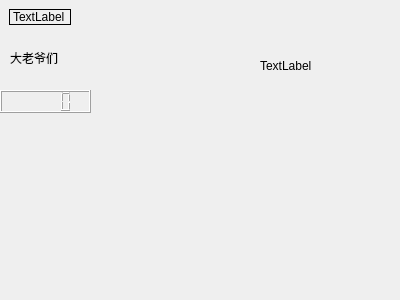
<?xml version="1.0" encoding="UTF-8"?>
<ui version="4.0">
 <class>Widget</class>
 <widget class="QWidget" name="Widget">
  <property name="geometry">
   <rect>
    <x>0</x>
    <y>0</y>
    <width>400</width>
    <height>300</height>
   </rect>
  </property>
  <property name="windowTitle">
   <string>Widget</string>
  </property>
  <widget class="MyLabel" name="label">
   <property name="geometry">
    <rect>
     <x>9</x>
     <y>9</y>
     <width>62</width>
     <height>16</height>
    </rect>
   </property>
   <property name="frameShape">
    <enum>QFrame::Box</enum>
   </property>
   <property name="text">
    <string>TextLabel</string>
   </property>
  </widget>
  <widget class="QLabel" name="label_2">
   <property name="geometry">
    <rect>
     <x>10</x>
     <y>50</y>
     <width>48</width>
     <height>16</height>
    </rect>
   </property>
   <property name="text">
    <string>大老爷们</string>
   </property>
  </widget>
  <widget class="QLCDNumber" name="lcdNumber">
   <property name="geometry">
    <rect>
     <x>0</x>
     <y>90</y>
     <width>91</width>
     <height>23</height>
    </rect>
   </property>
  </widget>
  <widget class="QWidget" name="widget" native="true">
   <property name="geometry">
    <rect>
     <x>200</x>
     <y>20</y>
     <width>181</width>
     <height>91</height>
    </rect>
   </property>
   <widget class="QLabel" name="label_3">
    <property name="geometry">
     <rect>
      <x>60</x>
      <y>40</y>
      <width>54</width>
      <height>12</height>
     </rect>
    </property>
    <property name="text">
     <string>TextLabel</string>
    </property>
   </widget>
  </widget>
 </widget>
 <layoutdefault spacing="6" margin="11"/>
 <customwidgets>
  <customwidget>
   <class>MyLabel</class>
   <extends>QLabel</extends>
   <header location="global">mylabel.h</header>
  </customwidget>
 </customwidgets>
 <resources/>
 <connections/>
</ui>
